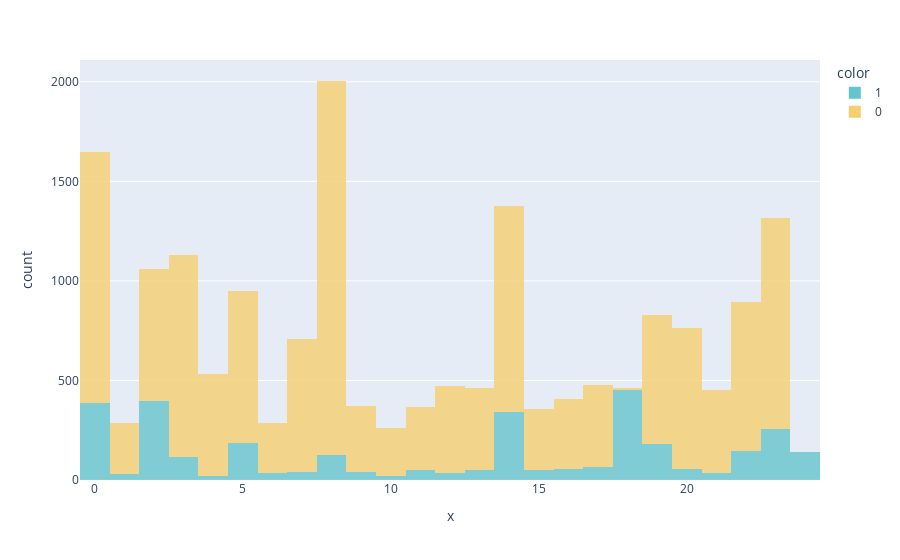

Write notebook code for a chart like this one.
### Code cell
fig = px.histogram(
    color=metadata['anomaly'], 
    x=cluster_labels, 
    opacity = 0.8, 
    color_discrete_sequence=px.colors.qualitative.Pastel)
fig.show()

### Figure 1 — Plotly figure (JSON) as saved in the notebook; plotly's stock layout.template omitted (floating-point values rounded to 4 significant figures; data arrays with more than 128 entries replaced by an {"elided": "..."} marker saying what was removed)
{"data": [{"alignmentgroup": "True", "bingroup": "x", "hovertemplate": "color=1<br>x=%{x}<br>count=%{y}<extra></extra>", "legendgroup": "1", "marker": {"color": "rgb(102, 197, 204)", "opacity": 0.8, "pattern": {"shape": ""}}, "name": "1", "offsetgroup": "1", "orientation": "v", "showlegend": true, "type": "histogram", "x": {"elided": "3300 int values"}, "xaxis": "x", "yaxis": "y"}, {"alignmentgroup": "True", "bingroup": "x", "hovertemplate": "color=0<br>x=%{x}<br>count=%{y}<extra></extra>", "legendgroup": "0", "marker": {"color": "rgb(246, 207, 113)", "opacity": 0.8, "pattern": {"shape": ""}}, "name": "0", "offsetgroup": "0", "orientation": "v", "showlegend": true, "type": "histogram", "x": {"elided": "14719 int values"}, "xaxis": "x", "yaxis": "y"}], "layout": {"barmode": "relative", "legend": {"title": {"text": "color"}, "tracegroupgap": 0}, "margin": {"t": 60}, "xaxis": {"anchor": "y", "domain": [0, 1], "title": {"text": "x"}}, "yaxis": {"anchor": "x", "domain": [0, 1], "title": {"text": "count"}}}}
